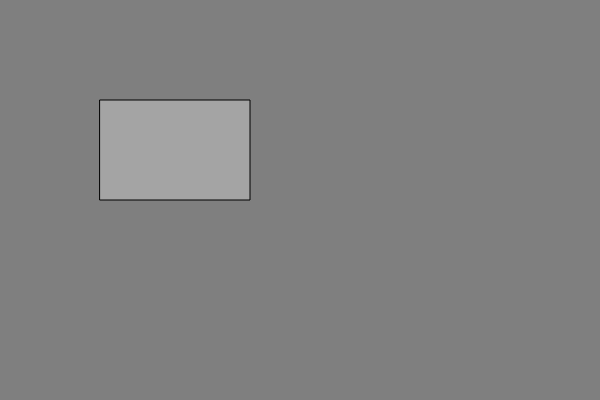
Frame 1 (no input)
Frame 60 (no input): identical to frame 1, image omitted
Frame 120 (the mouse pressed at the canvas centre since frame 60): identical to frame 1, image omitted

The p5.js sketch that drew this single still picture (run headless with seeded random() and noise() and a simulated clock; from frame 60 on, the mouse is pressed at the canvas centre):

// p5.js sketch
// ── sketch.js
// Click and drag an object
// Based on an example by Daniel Shiffman <http://www.shiffman.net>

let canvasWidth = 600;
let canvasHeight = 400;

let dragging = false; // is the object being dragged?
let rollover = false; // is the mouse over the rectangle?

let x, y, w, h;       // location and size
let offsetX, offsetY; // where inside the rectangle did we click?

function setup() {
  createCanvas(canvasWidth, canvasHeight);

  // starting location
  x = 100;
  y = 100;

  // dimensions
  w = 150;
  h = 100;
}

function draw() {
  background(127);

  // is the mouse over the rectangle?
  if (mouseX > x && mouseX < x + w && mouseY > y && mouseY < y + h) {
    rollover = true;
  } else {
    rollover = false;
  }

  // move the rectangle while it is being dragged
  if (dragging) {
    x = mouseX + offsetX;
    y = mouseY + offsetY;
  }

  stroke(0);

  // different fill depending on the state
  if (dragging) {
    fill(50);
  } else if (rollover) {
    fill(100);
  } else {
    fill(175, 200);
  }

  rect(x, y, w, h);
}

function mousePressed() {
  // did I click on the rectangle?
  if (mouseX > x && mouseX < x + w && mouseY > y && mouseY < y + h) {
    dragging = true;
    // remember where inside the rectangle we clicked,
    // so it does not jump to the mouse position
    offsetX = x - mouseX;
    offsetY = y - mouseY;
  }
}

function mouseReleased() {
  // quit dragging
  dragging = false;
}

// --- canvas size and fullscreen ---
// The Fullscreen button in index.html asks the browser to go fullscreen.
// Whenever the window changes size, fit the canvas to it, and go back
// to the normal size when fullscreen ends.
function windowResized() {
  if (document.fullscreenElement) {
    resizeCanvas(windowWidth, windowHeight);
  } else {
    resizeCanvas(canvasWidth, canvasHeight);
  }
}
